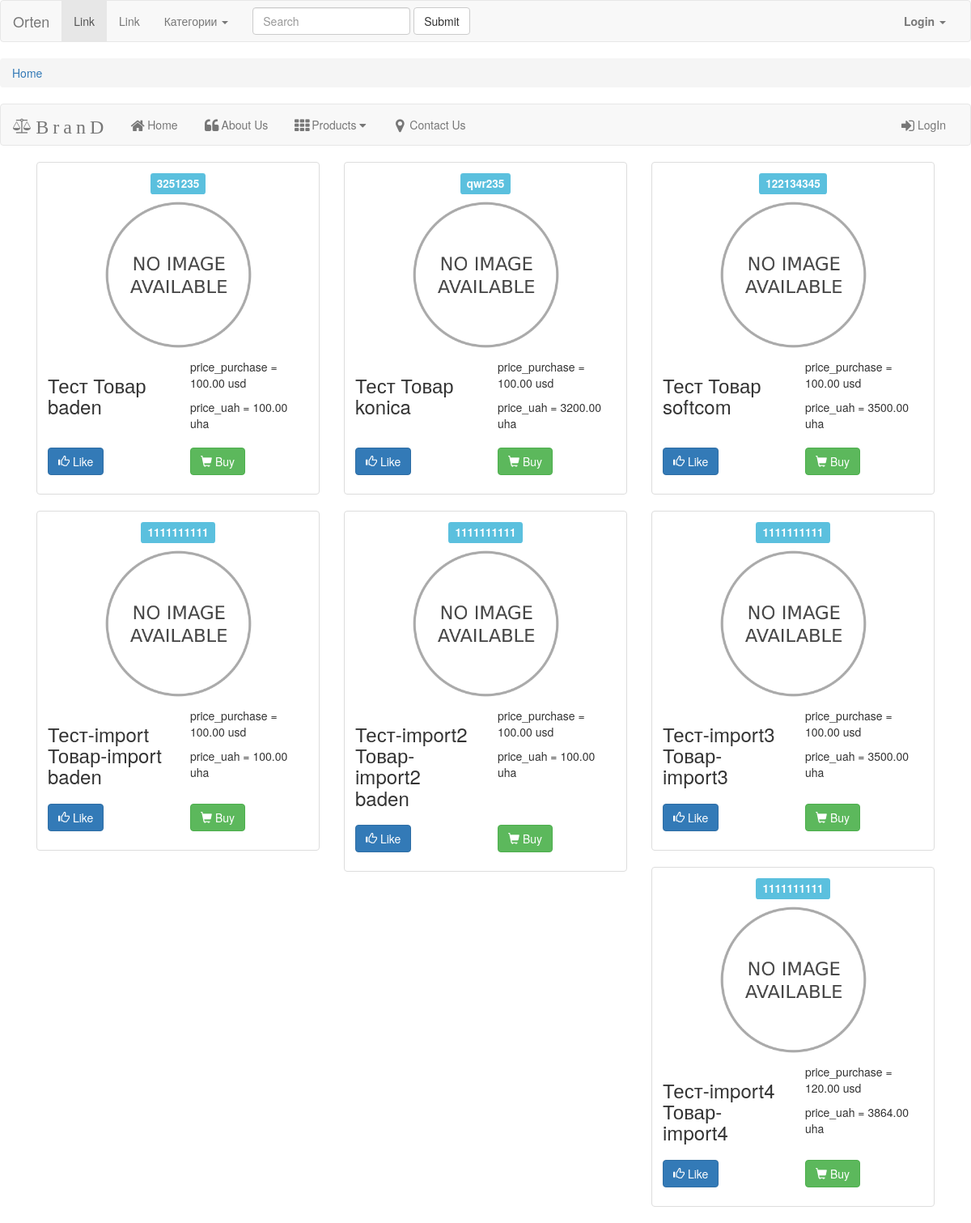
The page /shop/ on the database as committed earlier.
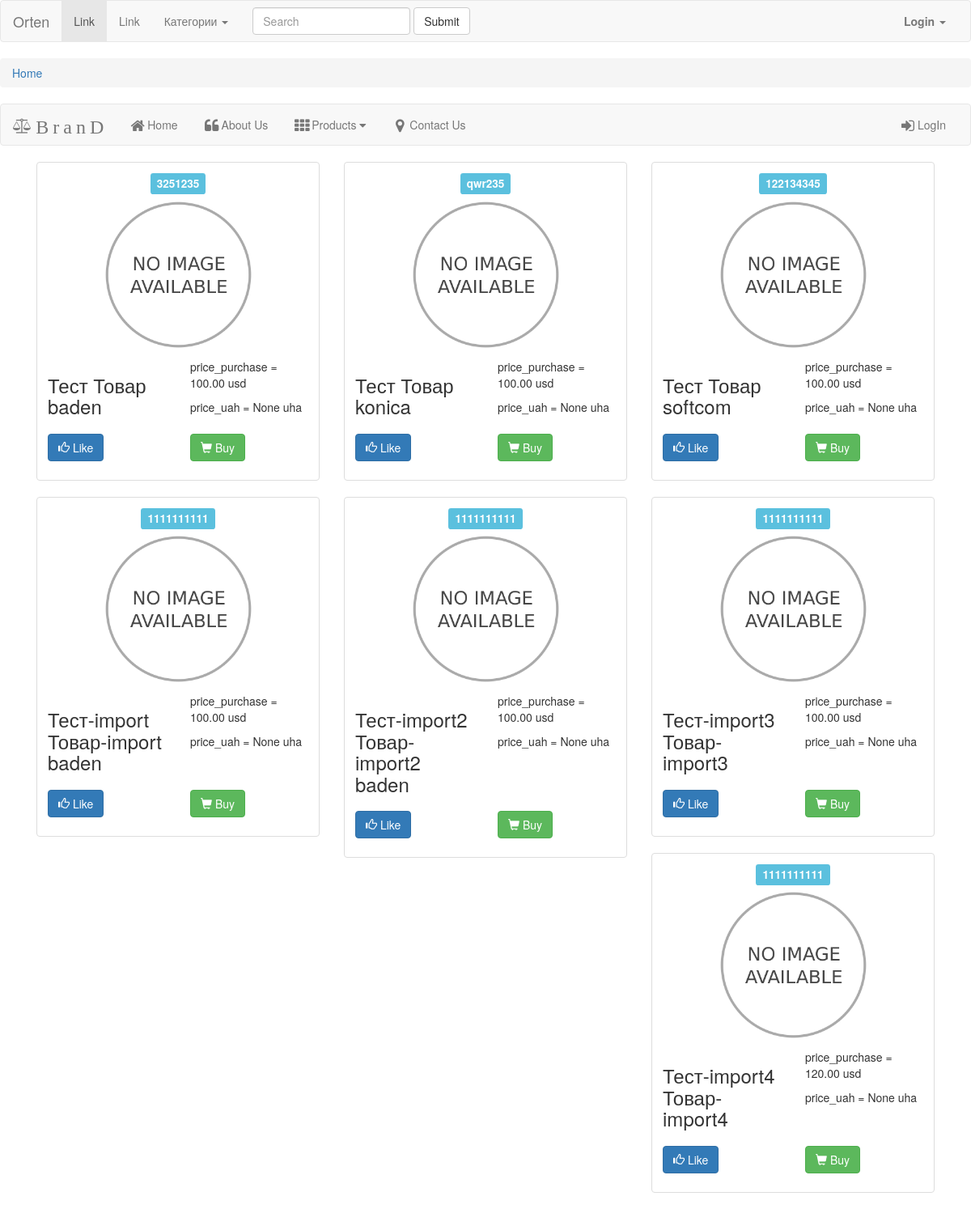
The same page on the database as committed later.
### shop/models.py (models this page shows, shortened)
class Product(models.Model):
	category = models.ForeignKey(Category, on_delete=models.CASCADE, help_text='Каталог товара (расходные материалы, компьютеры и комплетующие и т д)') #коталог продукта связь m2m
	name = models.CharField(max_length=400, db_index=True, help_text='Название товара') #имя продукта
	saler =  models.CharField(max_length=25, choices=SALER_CHOICES, blank=True, help_text='Поставщик')
	vendor_code = models.CharField(max_length=200, db_index=True, help_text='Артикул, парт номер') #артикул или парт-номер
	vendor = models.CharField(max_length=200, blank=True, help_text='Производитель') # Производитель
	slug = models.SlugField(max_length=400, help_text='')
	image = models.ImageField(upload_to='products/%Y/%m/%d', blank=True, help_text='') #картинка
	keywords =  models.TextField(blank=True, help_text='Ключивые слова (тонер, материнская плата, пружина)')#краткое описание продукта
	description = models.TextField(blank=True, help_text='Описание товара') #описание продукта
	tags = TaggableManager(through=None, blank=True, help_text = 'Список тегов, разделенных запятыми')
	currency = models.CharField(max_length=3, choices=CURRENCY_CHOICES, blank=True, help_text='Валюта входа') #валюта
	price_purchase = models.DecimalField(max_digits=10, decimal_places=2, blank=True, help_text='Цена входящая') #цена Закупки
	interest = models.DecimalField(max_digits=5, decimal_places=2, blank=True, choices=INTEREST_CHOICES, null=True, help_text='Процент, накрутка') #Процент
	stock = models.PositiveIntegerField(blank=True, help_text='Остатоки') # Остатки
	available = models.BooleanField(default=True, help_text='Доступен ли к заказу') # булево значение, указывающее, доступен ли продукт или нет
	created = models.DateTimeField(auto_now_add=True, help_text='дата создания') # дата создания
	updated = models.DateTimeField(auto_now=True, help_text='дата обновления') #дата обновления
	@property
	def price_uah(self):
		rates_usd=float(Rates.objects.get(id=1).usd)
		rates_eur=float(Rates.objects.get(id=1).eur)
		self.price_purchase=float(self.price_purchase)
		self.interest=float(self.interest)
		if self.saler == 'softcom':
			a = ((self.price_purchase*self.interest)+self.price_purchase)*rates_usd
			return format(a, '.2f')
		if self.saler == 'esko':
			a = ((self.price_purchase*self.interest)+self.price_purchase)*rates_usd
			return format(a, '.2f')
		if self.saler == 'megateid':
			a = ((self.price_purchase*self.interest)+self.price_purchase)*rates_usd
			return format(a, '.2f')
		if self.saler == 'Konica':
			a = self.price_purchase*rates_eur
			return format(a, '.2f')
		if self.saler == 'baden':
			a= self.price_purchase
			return format(a, '.2f')
	class Meta:
		ordering = ('name',)
		verbose_name = 'Товар'
		verbose_name_plural = 'Товары'
		index_together = (('id', 'slug'),)

class Rates(models.Model): #курс валют
	usd = models.DecimalField(max_digits=10, decimal_places=2, blank=True)
	eur = models.DecimalField(max_digits=10, decimal_places=2, blank=True)

### shop/views.py (the view)
# urls.py: path('', views.product_list, name ='base'),
def product_list(request, category_slug=None):
	category = None
	categories = Category.objects.all()
	products = Product.objects.filter(available=True)
	if category_slug:
		category = get_object_or_404(Category, slug=category_slug)
		products = products.filter(category=category)
	return render(request, 'shop/product/list.html', {'category': category, 'categories': categories, 'products': products})

### templates/shop/product/list.html (shortened to what this page needs)
{% extends "base.html" %}
{% load static %}
{% load namify %}
{% block content %}
<div class="container">
    <div class="row">
        <div class="col-md-12">
{% for product in products %}
            <div class="col-sm-6 col-md-4">
                <div class="thumbnail" >
                    <h4 class="text-center"><span class="label label-info">{{ product.vendor_code }}</span></h4>
                    <img src="{% if product.image %}{{ product.image.url }} {% else %}{% static "img/no_image.png" %}{% endif %}" width="189" height="255" alt="lorem">
                    <div class="caption">
                        <div class="row">
                            <div class="col-md-6 col-xs-6">
                                <h3>{{ product.name }}</h3>
                            </div>
                            <div class="col-md-6 col-xs-6 price">
                                <p>price_purchase = {{ product.price_purchase }} usd</p>
                                <p>price_uah = {{product.price_uah}} uha</p>
                            </div>
                        </div>
                        <div class="row">
                            <div class="col-md-6">
                                <a class="btn btn-primary btn-product"><span class="glyphicon glyphicon-thumbs-up"></span> Like</a>
                            </div>
                            <div class="col-md-6">
                                <a href="#" class="btn btn-success btn-product"><span class="glyphicon glyphicon-shopping-cart"></span> Buy</a></div>
                        </div>
                    </div>
                </div>
            </div>
{% endfor %}
        </div>
    </div>
</div>
{% endblock %}

Rows that differ between the two databases and show on the page:
changed Product "Тест Товар baden": price_uah "100.00" → "None"
changed Product "Тест Товар konica": price_uah "3200.00" → "None"
changed Product "Тест Товар softcom": price_uah "3500.00" → "None"
changed Product "Тест-import Товар-import baden": price_uah "100.00" → "None"
changed Product "Тест-import2 Товар-import2 baden": price_uah "100.00" → "None"
changed Product "Тест-import3 Товар-import3": price_uah "3500.00" → "None"
changed Product "Тест-import4 Товар-import4": price_uah "3864.00" → "None"
